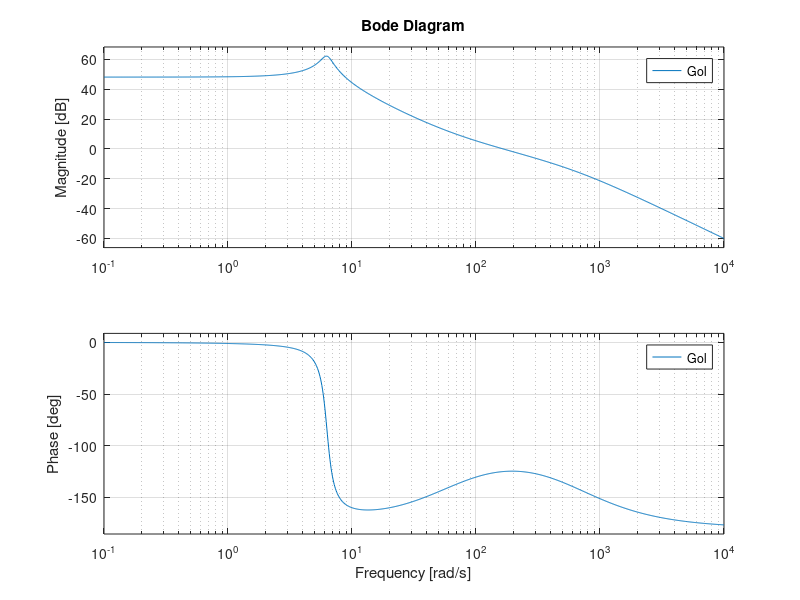

Write the MATLAB code that produced this figure. (Note: this script raises an error after producing the figure.)
% Noise budget test script
%
% $Id$

%% Add paths
clear all
close all
%svnDir = '/ligo/svncommon/NbSVN/aligonoisebudget/trunk/';
%addpath([svnDir 'Common/Utils/SimulinkNb'])
%addpath([svnDir 'Common/Utils/NoiseModel/'])
%addpath([svnDir 'Common/Utils/'])
%addpath(genpath([svnDir 'Dev/Utils/']))


%% Define some filters and plot expected OLTF
K = 1;
Sen = 1e3;
Filt = zpk(-2*pi*10,-2*pi*100,10);
Act = zpk([],[-2*pi*(0.1+0.995*i) -2*pi*(0.1-0.995*i)],10);
Gol = K*Sen*Filt*Act;
figure(100)
bode(Gol)
grid on

%% Define some parameters and get live parts parameters
freq = logspace(-2,2,1000);
liveModel = 'TEST_Live';
dof = 'TST';    % name of DOF to plot NB
startTime = 1189322466;   % start GPS time
durationTime = 1;
IFO = 'L1';
site = 'LLO';

% load cached outputs
loadFunctionCache()

% get live parts parameters
liveParts(liveModel, startTime, durationTime, freq)

%% Compute noises and save cache
% Compute noises
[noises, sys] = nbFromSimulink(liveModel, freq, 'dof', dof);

% save cached outputs
saveFunctionCache();

%% Make a quick NB plot
disp('Plotting noises')
nb = nbGroupNoises(liveModel, noises, sys);

% Get noise data from DAQ. Put NdNoiseSource block with DAQ channel
% specified. Put something (e.g. 1) in ASD parameter of that block.
%nb = nbAcquireData(liveModel, sys, nb, startTime, durationTime);

nb.sortModel();
matlabNoisePlot(nb);
figure(1)
ylim([1e-6,1e1])

%% plot expected curve from calculation

mag=bode((1+Gol)/(K*Filt*Sen),2*pi*freq);
loglog(freq,squeeze(mag),'g:', 'LineWidth', 3)
hold on

mag=bode(tf(1)/K/Sen,2*pi*freq);
loglog(freq,squeeze(mag),'k:', 'LineWidth', 3)

